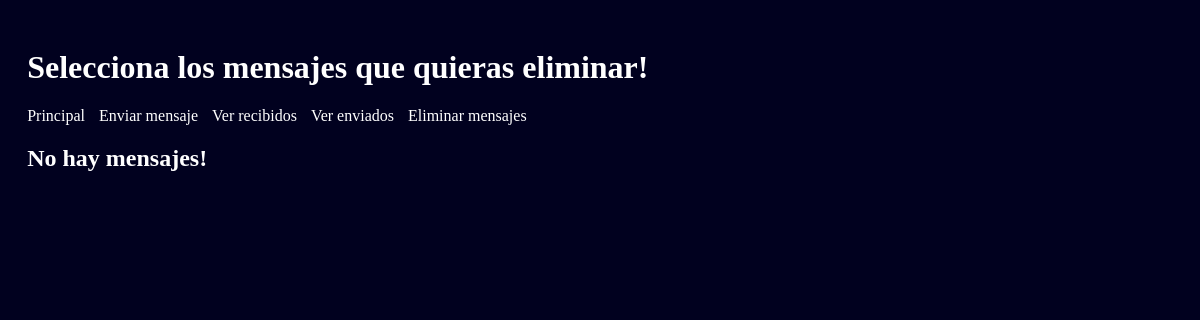
Before: /seleccionarmensajes with the older database file.
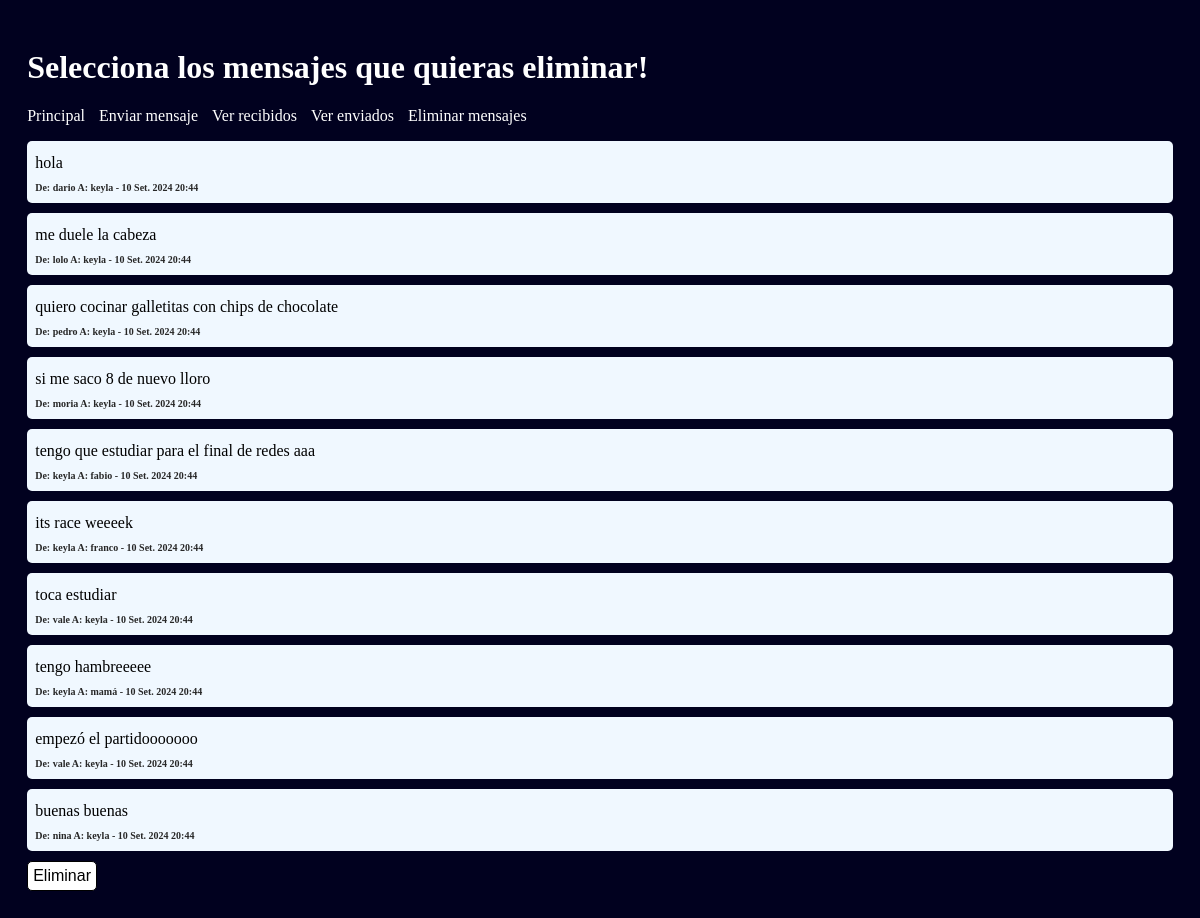
After: the same page with the newer database file.
### mensajes/models.py (models this page shows, shortened)
class Mensaje(models.Model):
    texto = models.TextField(default='hola')
    remitente = models.CharField(max_length=25, default='keyla')
    destinatario = models.CharField(max_length=25, default='keyla')
    fecha_y_hora = models.DateTimeField(auto_now_add=True)

### mensajes/views.py (the view)
# urls.py: path('seleccionarmensajes', views.MensajeListView.as_view(), name='seleccionarMsjs'),
class MensajeListView(ListView):
    model = Mensaje
    template_name = 'eliminarMsjs.html'
    context_object_name = 'mensajes'

### mensajes/templates/eliminarMsjs.html (shortened to what this page needs)
{%extends "base.html"%}
{%block header%}Selecciona los mensajes que quieras eliminar&excl;{%endblock%}
{%block content%}
    {%include 'listaMensajes.html'%}
    {%if mensajes%}
        <form action="{%url 'eliminarMsjs'%}">
            <input class="submit" type="submit" value="Eliminar">
        </form>
    {%endif%}
{%endblock%}

### mensajes/templates/listaMensajes.html (shortened to what this page needs)
<!DOCTYPE html>
<html lang="es">
    <head>
    </head>
    <body>
        {%if mensajes%}
            {%for mensaje in mensajes%}
                <div class="selectable" data-id="{{mensaje.id}}">
                    <p>{{mensaje.texto}}</p>
                    <span>De: {{mensaje.remitente}} A: {{mensaje.destinatario}} - {{mensaje.fecha_y_hora}}</span>
                </div>
            {%endfor%}
        {%else%}
            <h2>No hay mensajes&excl;</h2>
        {%endif%}
    </body>
</html>

Changed rows visible on the page:
added Mensaje: texto "hola", remitente "dario", destinatario "keyla", fecha_y_hora "10 Set. 2024 20:44"
added Mensaje: texto "me duele la cabeza", remitente "lolo", destinatario "keyla", fecha_y_hora "10 Set. 2024 20:44"
added Mensaje: texto "quiero cocinar galletitas con chips de chocolate", remitente "pedro", destinatario "keyla", fecha_y_hora "10 Set. 2024 20:44"
added Mensaje: texto "si me saco 8 de nuevo lloro", remitente "moria", destinatario "keyla", fecha_y_hora "10 Set. 2024 20:44"
added Mensaje: texto "tengo que estudiar para el final de redes aaa", remitente "keyla", destinatario "fabio", fecha_y_hora "10 Set. 2024 20:44"
added Mensaje: texto "its race weeeek", remitente "keyla", destinatario "franco", fecha_y_hora "10 Set. 2024 20:44"
added Mensaje: texto "toca estudiar", remitente "vale", destinatario "keyla", fecha_y_hora "10 Set. 2024 20:44"
added Mensaje: texto "tengo hambreeeee", remitente "keyla", destinatario "mamá", fecha_y_hora "10 Set. 2024 20:44"
added Mensaje: texto "empezó el partidooooooo", remitente "vale", destinatario "keyla", fecha_y_hora "10 Set. 2024 20:44"
added Mensaje: texto "buenas buenas", remitente "nina", destinatario "keyla", fecha_y_hora "10 Set. 2024 20:44"
Other visible differences:
form field value: (not shown) → "Eliminar"
text no longer shown: "No hay mensajes!"
